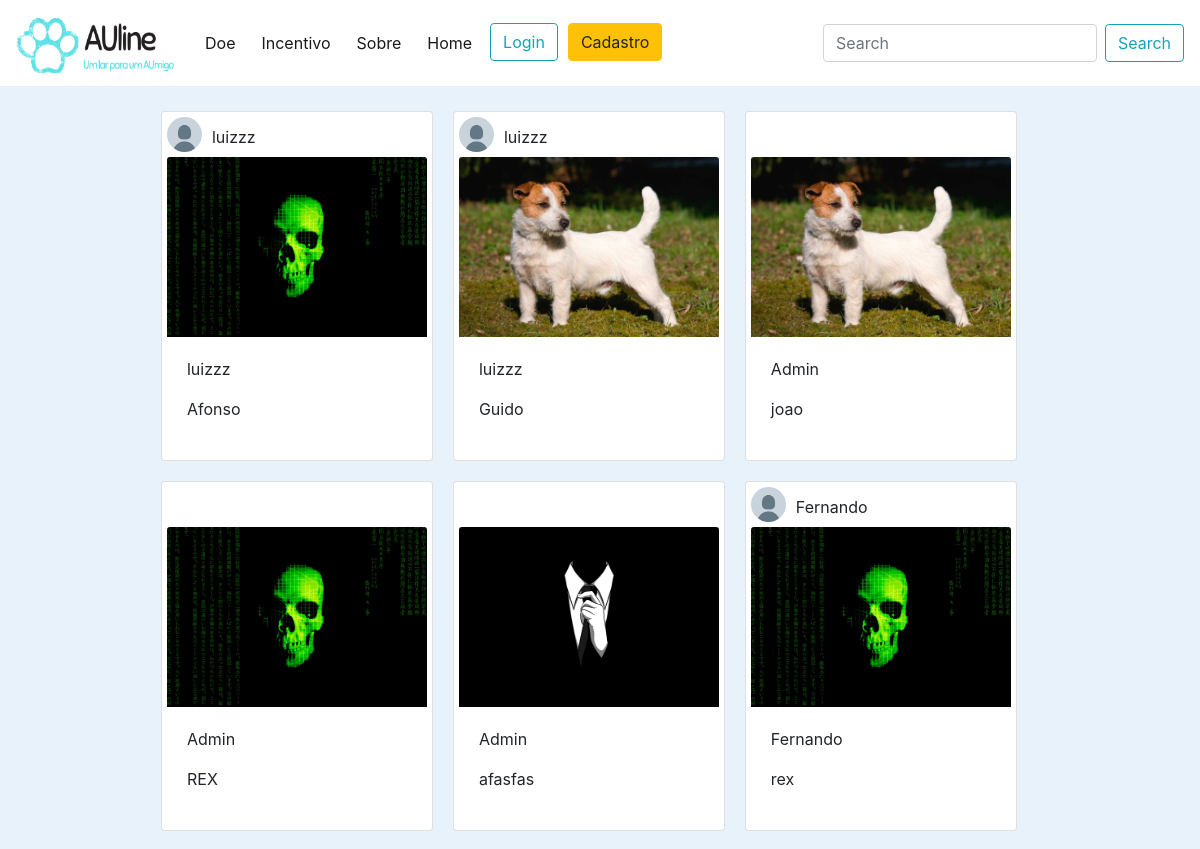
The app's page / (upper part), older data.
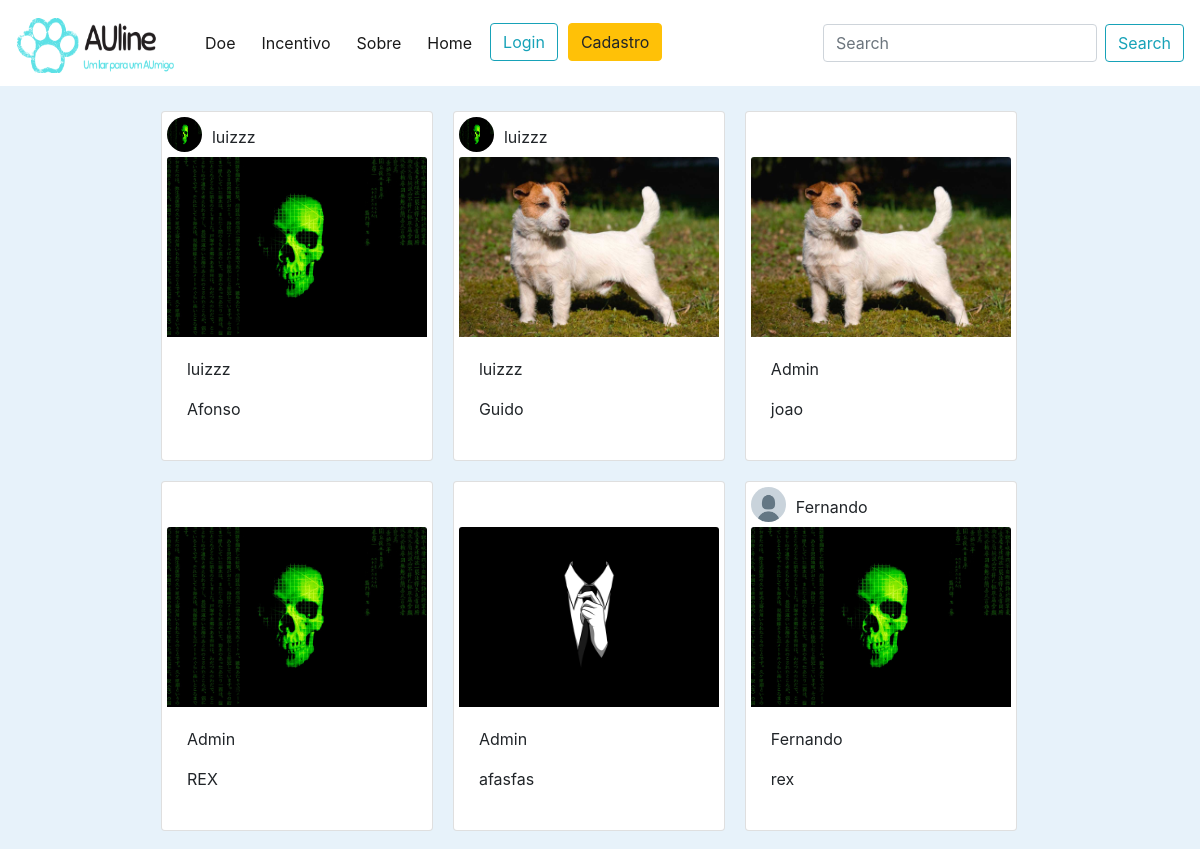
The same page, newer data.
### users/models.py (models this page shows, shortened)
class Perfil(models.Model):
    user = models.OneToOneField(User, on_delete=models.CASCADE)
    data_de_nascimento = models.DateField('Data de nascimento', max_length=10)
    telefone = models.CharField('Telefone para contato', max_length=15)
    foto = models.ImageField('Foto de Perfil', upload_to='perfil', default='perfil/unknow.png')
    estado_usuario = models.CharField('Estado', max_length=50)
    cidade_usuario = models.CharField('Cidade', max_length=50, blank=True)
    rua_usuario = models.CharField('Rua', max_length=70, blank=True)

### publicacoes/views.py (the view)
# urls.py: path('', lista_animal, name=''),
def lista_animal(request):
    perfil_usuarios = Perfil.objects.all()
    usuarios = User.objects.all()
    lista_de_animais = Animal.objects.all()
    contexto = {
        'lista_de_animais': lista_de_animais,
        'perfil_usuarios':perfil_usuarios,
        'usuarios':usuarios,
    }
    return render(request, 'index.html', contexto)

### templates/index.html (shortened to what this page needs)
{% extends 'base.html' %}
{% load static %}
{% block conteudo %}
    <div class="container">
        <div class="row justify-content-lg-center">
            {% for animal in lista_de_animais %}
                <div class="card col-sm-3" >
                    <div class="post-avatar">
                        {% for perfil in perfil_usuarios %}
                            {% if perfil.user == animal.usuario %}
                                <img src="../media/perfil/{{perfil.foto}}" alt="Avatar" class="avatar">
                                <p class="author"> {{animal.usuario}} </p>
                            {% endif %}
                        {% endfor %}
                    </div>
                    <a href="{% url 'perfil-animal' animal.id %}">
                        <img class="card-img-top" src="../media/{{animal.imagem}}" alt="{{animal.nome}}">
                    </a>
                    <div class="card-body">
                        <p>{{animal.usuario}}</p>
                        <p class="card-text">{{animal.nome}}</p>
                    </div>
                </div>
            {% endfor %}
        </div>
    </div>
{% endblock conteudo %}}

Row changes from the older to the newer data that the page shows:
changed Perfil (number 1 of 2 on the later page): foto: a different picture
